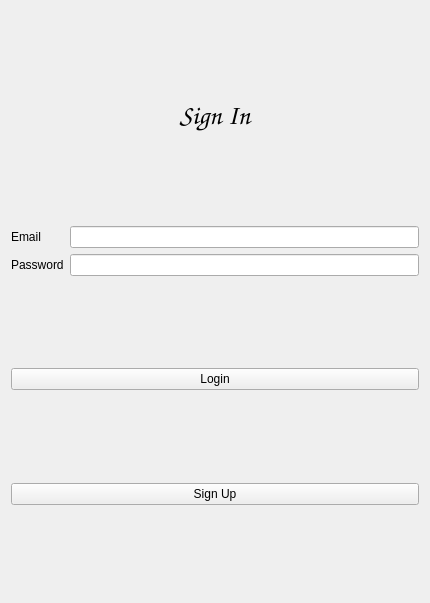
<?xml version="1.0" encoding="UTF-8"?>
<ui version="4.0">
 <class>userAuth</class>
 <widget class="QWidget" name="userAuth">
  <property name="geometry">
   <rect>
    <x>0</x>
    <y>0</y>
    <width>430</width>
    <height>603</height>
   </rect>
  </property>
  <property name="windowTitle">
   <string>userAuth</string>
  </property>
  <layout class="QFormLayout" name="formLayout">
   <item row="0" column="0" colspan="2">
    <spacer name="verticalSpacer_4">
     <property name="orientation">
      <enum>Qt::Orientation::Vertical</enum>
     </property>
     <property name="sizeHint" stdset="0">
      <size>
       <width>20</width>
       <height>40</height>
      </size>
     </property>
    </spacer>
   </item>
   <item row="1" column="0" colspan="2">
    <widget class="QLabel" name="signinLabel">
     <property name="font">
      <font>
       <family>Comic Sans MS</family>
       <pointsize>20</pointsize>
      </font>
     </property>
     <property name="text">
      <string>Sign In</string>
     </property>
     <property name="alignment">
      <set>Qt::AlignmentFlag::AlignCenter</set>
     </property>
    </widget>
   </item>
   <item row="2" column="0" colspan="2">
    <spacer name="verticalSpacer_3">
     <property name="orientation">
      <enum>Qt::Orientation::Vertical</enum>
     </property>
     <property name="sizeHint" stdset="0">
      <size>
       <width>20</width>
       <height>40</height>
      </size>
     </property>
    </spacer>
   </item>
   <item row="3" column="0">
    <widget class="QLabel" name="emailLabel">
     <property name="autoFillBackground">
      <bool>true</bool>
     </property>
     <property name="styleSheet">
      <string notr="true"/>
     </property>
     <property name="text">
      <string>Email</string>
     </property>
    </widget>
   </item>
   <item row="3" column="1">
    <widget class="QLineEdit" name="emailLineEdit"/>
   </item>
   <item row="4" column="0">
    <widget class="QLabel" name="passwordLabel">
     <property name="text">
      <string>Password</string>
     </property>
    </widget>
   </item>
   <item row="4" column="1">
    <widget class="QLineEdit" name="passwordLineEdit"/>
   </item>
   <item row="5" column="0" colspan="2">
    <spacer name="verticalSpacer_5">
     <property name="orientation">
      <enum>Qt::Orientation::Vertical</enum>
     </property>
     <property name="sizeHint" stdset="0">
      <size>
       <width>20</width>
       <height>40</height>
      </size>
     </property>
    </spacer>
   </item>
   <item row="6" column="0" colspan="2">
    <widget class="QPushButton" name="loginButton">
     <property name="text">
      <string>Login</string>
     </property>
    </widget>
   </item>
   <item row="7" column="0" colspan="2">
    <spacer name="verticalSpacer_1">
     <property name="orientation">
      <enum>Qt::Orientation::Vertical</enum>
     </property>
     <property name="sizeHint" stdset="0">
      <size>
       <width>20</width>
       <height>40</height>
      </size>
     </property>
    </spacer>
   </item>
   <item row="8" column="0" colspan="2">
    <widget class="QPushButton" name="signupButton">
     <property name="text">
      <string>Sign Up</string>
     </property>
    </widget>
   </item>
   <item row="9" column="0" colspan="2">
    <spacer name="verticalSpacer_2">
     <property name="orientation">
      <enum>Qt::Orientation::Vertical</enum>
     </property>
     <property name="sizeHint" stdset="0">
      <size>
       <width>20</width>
       <height>40</height>
      </size>
     </property>
    </spacer>
   </item>
  </layout>
 </widget>
 <resources/>
 <connections/>
</ui>
